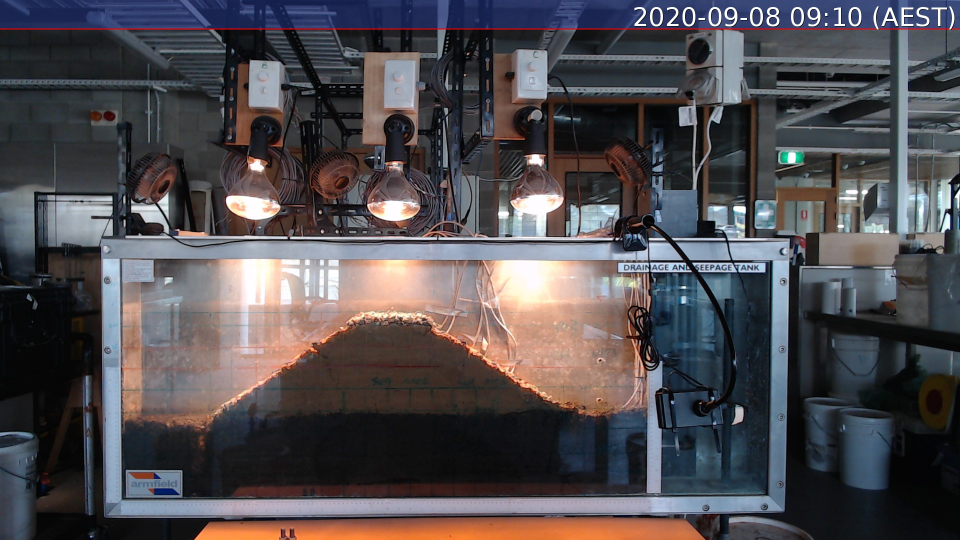
#> input picture tank_photo/railway_tank_2020_09_08_09_10_01.jpg, 1920 x 1080 px, found by its file name (shown at 1/2 size); its folder holds 4 pictures in this run
$ python crop_img.py
#> lines starting #> are read from the running program, lines starting #| are printed output that depends on the picture
import cv2
import os

current_path=os.getcwd()
img_file_path=current_path+'/tank_photo/'
output_path = current_path+'/finalselected/'
list_path = os.listdir(img_file_path)

for old_name in list_path[:]:
  #print(old_name)
  new_name = os.path.join(output_path, old_name)
  old_name = os.path.join(img_file_path, old_name)
  if old_name[-3:] == 'jpg':
    img = cv2.imread(old_name)
#> img is the input picture: shape (1080, 1920, 3); mean B, G, R 80.4, 76.5, 80.1
    cropped = img[250:,100:1750]
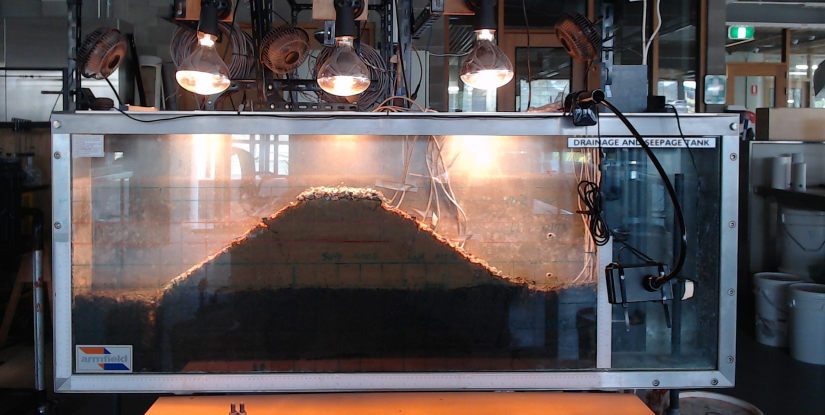
#> cropped: shape (830, 1650, 3) (shown at 1/2 size); mean B, G, R 85.3, 84.3, 91.6
    #print(old_name)
    #cv2.imshow('test',cropped)
    cv2.imwrite(new_name, cropped)
#> pass 2 of the loop `for old_name in list_path[:]:`:
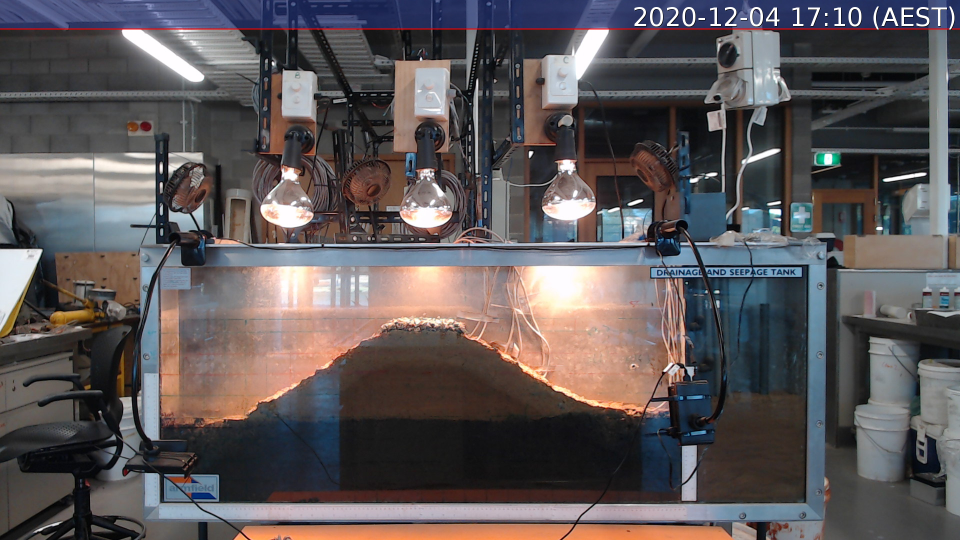
#> input picture tank_photo/railway_tank_2020_12_04_17_10_01.jpg, 1920 x 1080 px, found by its file name (shown at 1/2 size)
#> img is the input picture: shape (1080, 1920, 3); mean B, G, R 89, 87.2, 93
#> `cropped = img[250:,100:1750]`:
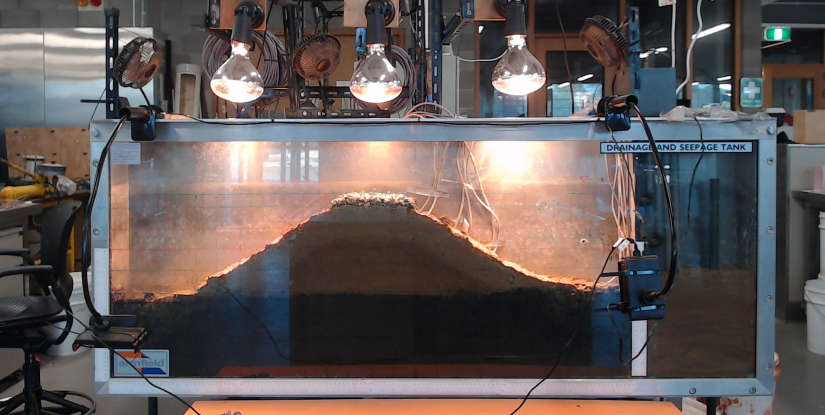
#> cropped: shape (830, 1650, 3) (shown at 1/2 size); mean B, G, R 88.3, 89.6, 98.6
#> pass 3 of the loop `for old_name in list_path[:]:`:
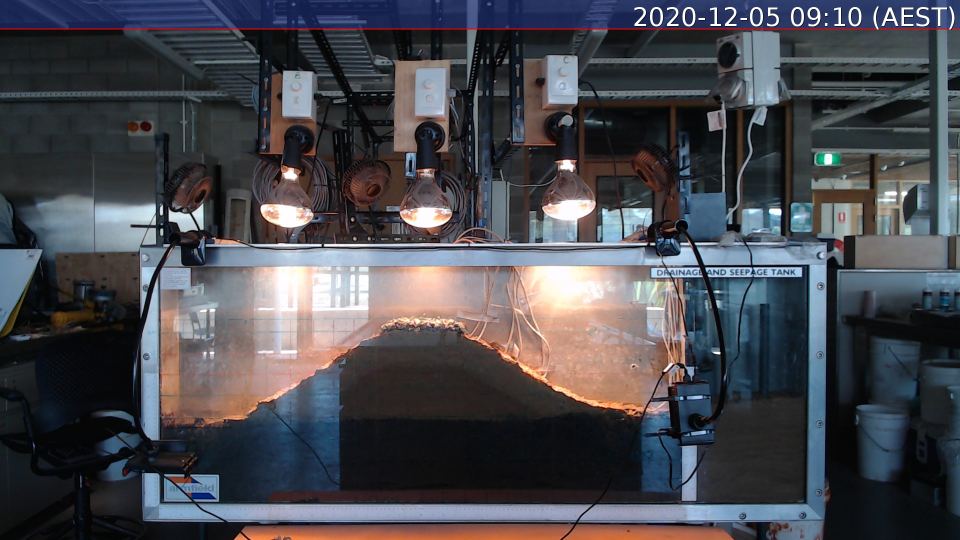
#> input picture tank_photo/railway_tank_2020_12_05_09_10_01.jpg, 1920 x 1080 px, found by its file name (shown at 1/2 size)
#> img is the input picture: shape (1080, 1920, 3); mean B, G, R 79.2, 73, 72.5
#> `cropped = img[250:,100:1750]`:
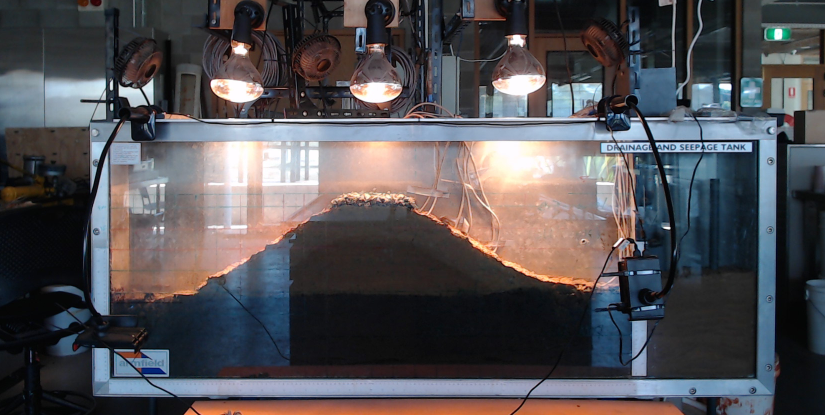
#> cropped: shape (830, 1650, 3) (shown at 1/2 size); mean B, G, R 84.9, 80.9, 83.1
#> the loop made 4 passes; the first 3 are shown
